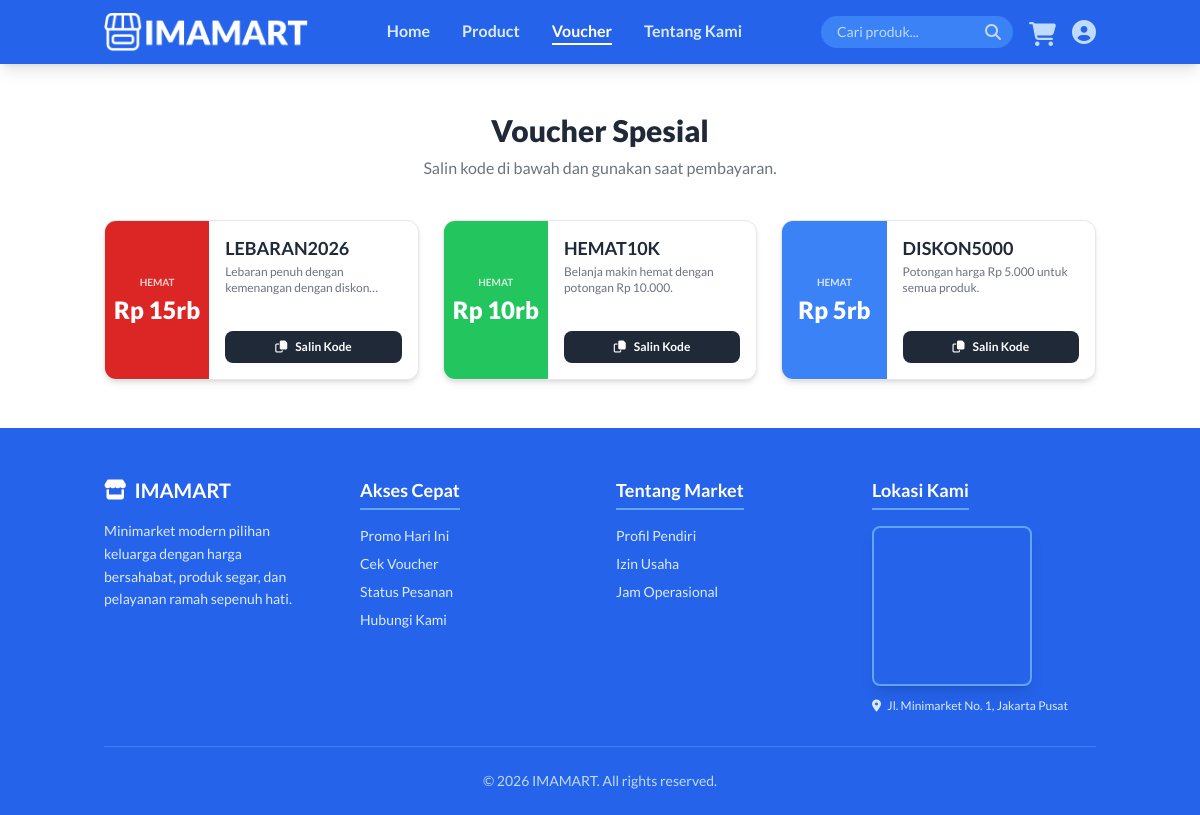
Page /voucher.php on the committed database.
### tables this page shows
CREATE TABLE `vouchers` (
  `id` int(11) NOT NULL,
  `nama_voucher` varchar(50) NOT NULL,
  `besar_diskon` int(11) NOT NULL,
  `deskripsi` text NOT NULL,
  `color_class` varchar(50) NOT NULL
);

### voucher.php (the view, shortened to what this page needs)
<?php
require 'koneksi.php';
$result = mysqli_query($conn, "SELECT * FROM vouchers ORDER BY id DESC");
?>
<!DOCTYPE html>
<html lang="id">
<head>
    <script src="https://cdn.tailwindcss.com"></script>
    <link rel="stylesheet" href="https://cdnjs.cloudflare.com/ajax/libs/font-awesome/6.4.0/css/all.min.css">
</head>
<body class="font-lato bg-white text-gray-800 flex flex-col min-h-screen">
    <header class="bg-blue-600 text-white shadow-lg sticky top-0 z-50">
        <div class="container mx-auto px-4 py-3 flex justify-between items-center">
            <div class="flex items-center">
                <a href="home.php">
                    <img src="LOGO_IMAMART.png" alt="IMAMART Logo" class="h-10 w-auto logo-white hover:opacity-90 transition">
                </a>
            </div>
            <nav class="hidden md:flex space-x-8 font-bold text-blue-100">
                <a href="home.php" class="hover:text-white transition">Home</a>
                <a href="product.php" class="hover:text-white transition">Product</a>
                <a href="voucher.php" class="text-white border-b-2 border-white">Voucher</a>
                <a href="tentang_kami.php" class="hover:text-white transition">Tentang Kami</a>
            </nav>
            <div class="flex items-center space-x-4">
                <div class="relative hidden sm:block">
                    <input type="text" placeholder="Cari produk..." class="bg-blue-500 text-white placeholder-blue-200 rounded-full px-4 py-1.5 focus:outline-none focus:ring-2 focus:ring-white text-sm w-48 transition-all focus:w-64">
                    <button class="absolute right-3 top-1/2 transform -translate-y-1/2 text-blue-200 hover:text-white">
                        <i class="fa-solid fa-magnifying-glass"></i>
                    </button>
                </div>
                <a href="checkout.php" class="text-2xl text-blue-200 hover:text-white transition relative group mt-1">
                    <i class="fa-solid fa-cart-shopping"></i>
                </a>
                <?php
                    if(isset($_SESSION['user'])) {
                        $profile_link = "profile.php";
                        $icon_class = "text-white";
                    } else {
                        $profile_link = "login.php";
                        $icon_class = "text-blue-200 hover:text-white";
                    }
                ?>
                <a href="<?php echo $profile_link; ?>" class="text-2xl <?php echo $icon_class; ?> transition relative group">
                    <i class="fa-solid fa-circle-user"></i>
                </a>
            </div>
        </div>
    </header>
    <div class="container mx-auto px-4 py-12 flex-grow">
        <h2 class="text-3xl font-black text-center text-gray-800 mb-2">Voucher Spesial</h2>
        <p class="text-center text-gray-500 mb-10">Salin kode di bawah dan gunakan saat pembayaran.</p>
        <div class="grid grid-cols-1 md:grid-cols-2 lg:grid-cols-3 gap-6">
            <?php while($v = mysqli_fetch_assoc($result)): ?>
            <div class="bg-white rounded-xl shadow-md overflow-hidden border border-gray-200 hover:shadow-xl transition flex h-40">
                <div class="<?php echo $v['color_class']; ?> w-1/3 flex flex-col items-center justify-center text-white p-2">
                    <span class="text-[10px] font-bold uppercase opacity-80 mb-1">Hemat</span>
                    <h3 class="text-2xl font-black">Rp <?php echo number_format($v['besar_diskon']/1000, 0); ?>rb</h3>
                </div>
                <div class="w-2/3 p-4 flex flex-col justify-between">
                    <div>
                        <h4 class="font-bold text-gray-800 text-lg leading-tight mb-1"><?php echo $v['nama_voucher']; ?></h4>
                        <p class="text-xs text-gray-500 line-clamp-2"><?php echo $v['deskripsi']; ?></p>
                    </div>
                    <button onclick="copyCode('<?php echo $v['nama_voucher']; ?>')" class="mt-2 bg-gray-800 hover:bg-gray-900 text-white text-xs font-bold py-2 px-4 rounded-lg flex items-center justify-center gap-2 transition active:scale-95">
                        <i class="fa-regular fa-copy"></i> Salin Kode
                    </button>
                </div>
            </div>
            <?php endwhile; ?>
        </div>
    </div>
    <footer class="bg-blue-600 text-white pt-12 pb-6">
        <div class="container mx-auto px-4">
            <div class="grid grid-cols-1 md:grid-cols-4 gap-8 mb-8">
                <div class="text-center md:text-left">
                    <h3 class="text-xl font-bold mb-4 flex items-center justify-center md:justify-start gap-2">
                        <i class="fa-solid fa-store"></i> IMAMART
                    </h3>
                    <p class="text-blue-100 text-sm leading-relaxed md:pr-4">
                        Minimarket modern pilihan keluarga dengan harga bersahabat, produk segar, dan pelayanan ramah sepenuh hati.
                    </p>
                </div>
                <div class="text-center md:text-left">
                    <h3 class="text-lg font-bold mb-4 border-b-2 border-blue-400 inline-block pb-1">Akses Cepat</h3>
                    <ul class="space-y-2 text-blue-100 text-sm">
                        <li><a href="#" class="hover:text-white hover:pl-1 transition-all">Promo Hari Ini</a></li>
                        <li><a href="#" class="hover:text-white hover:pl-1 transition-all">Cek Voucher</a></li>
                        <li><a href="#" class="hover:text-white hover:pl-1 transition-all">Status Pesanan</a></li>
                        <li><a href="#" class="hover:text-white hover:pl-1 transition-all">Hubungi Kami</a></li>
                    </ul>
                </div>
                <div class="text-center md:text-left">
                    <h3 class="text-lg font-bold mb-4 border-b-2 border-blue-400 inline-block pb-1">Tentang Market</h3>
                    <ul class="space-y-2 text-blue-100 text-sm">
                        <li><a href="#" class="hover:text-white hover:pl-1 transition-all">Profil Pendiri</a></li>
                        <li><a href="#" class="hover:text-white hover:pl-1 transition-all">Izin Usaha</a></li>
                        <li><a href="#" class="hover:text-white hover:pl-1 transition-all">Jam Operasional</a></li>
                    </ul>
                </div>
                <div class="text-center md:text-left flex flex-col items-center md:items-start">
                    <h3 class="text-lg font-bold mb-4 border-b-2 border-blue-400 inline-block pb-1">Lokasi Kami</h3>
                    <div class="rounded-lg overflow-hidden shadow-lg border-2 border-blue-400 mb-3 aspect-square w-40">
                        <iframe
                            src="https://www.google.com/maps/embed?pb=!1m18!1m12!1m3!1d3966.666466953933!2d106.82496467499002!3d-6.175387060510842!2m3!1f0!2f0!3f0!3m2!1i1024!2i768!4f13.1!3m3!1m2!1s0x2e69f5d2e764587d%3A0x649e330b632945a8!2sMonumen%20Nasional!5e0!3m2!1sid!2sid!4v1709228812345!5m2!1sid!2sid"
                            style="border:0;"
                            class="w-full h-full"
                            allowfullscreen=""
                            loading="lazy">
                        </iframe>
                    </div>
                    <p class="text-xs text-blue-100"><i class="fa-solid fa-location-dot mr-1"></i> Jl. Minimarket No. 1, Jakarta Pusat</p>
                </div>
            </div>
            <hr class="border-blue-500 mb-6">
            <div class="text-center text-sm text-blue-200">
                © <?php echo date("Y"); ?> IMAMART. All rights reserved.
            </div>
        </div>
    </footer>
</body>
</html>

### voucher.php (style rules this page uses)
html { overflow-y: scroll; }
.logo-white { filter: brightness(0) invert(1); }

### rows in the picture
vouchers: $v['besar_diskon']/1000 "15", nama_voucher "LEBARAN2026", deskripsi "Lebaran penuh dengan kemenangan dengan…"
vouchers: $v['besar_diskon']/1000 "10", nama_voucher "HEMAT10K", deskripsi "Belanja makin hemat dengan potongan Rp 10.000."
vouchers: $v['besar_diskon']/1000 "5", nama_voucher "DISKON5000", deskripsi "Potongan harga Rp 5.000 untuk semua produk."
